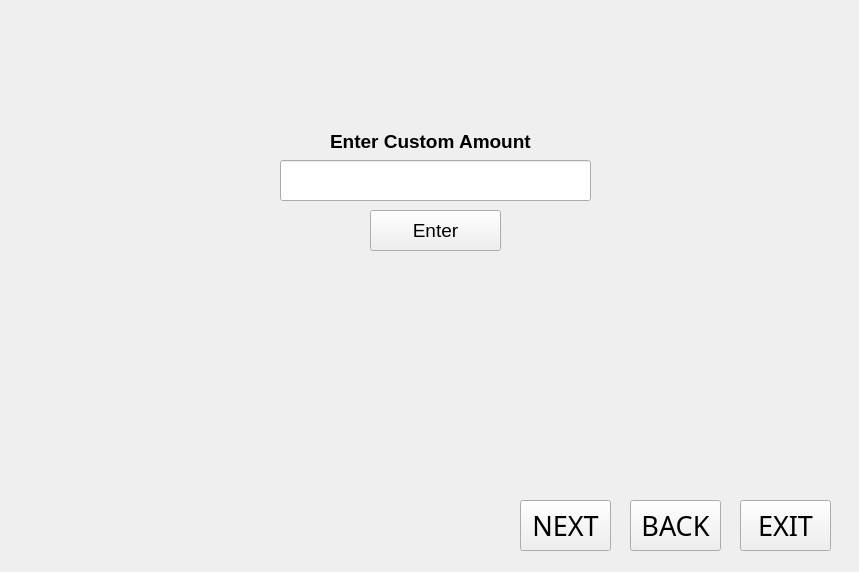
<?xml version="1.0" encoding="UTF-8"?>
<ui version="4.0">
 <class>cusWithForm</class>
 <widget class="QWidget" name="cusWithForm">
  <property name="geometry">
   <rect>
    <x>0</x>
    <y>0</y>
    <width>859</width>
    <height>572</height>
   </rect>
  </property>
  <property name="sizePolicy">
   <sizepolicy hsizetype="Fixed" vsizetype="Fixed">
    <horstretch>0</horstretch>
    <verstretch>0</verstretch>
   </sizepolicy>
  </property>
  <property name="minimumSize">
   <size>
    <width>859</width>
    <height>572</height>
   </size>
  </property>
  <property name="maximumSize">
   <size>
    <width>859</width>
    <height>572</height>
   </size>
  </property>
  <property name="windowTitle">
   <string>VisionBank ATM</string>
  </property>
  <property name="windowIcon">
   <iconset>
    <normaloff>python.png</normaloff>python.png</iconset>
  </property>
  <widget class="QLineEdit" name="lineEdit">
   <property name="geometry">
    <rect>
     <x>280</x>
     <y>160</y>
     <width>311</width>
     <height>41</height>
    </rect>
   </property>
   <property name="minimumSize">
    <size>
     <width>311</width>
     <height>41</height>
    </size>
   </property>
   <property name="font">
    <font>
     <pointsize>14</pointsize>
    </font>
   </property>
   <property name="maxLength">
    <number>12</number>
   </property>
  </widget>
  <widget class="QLabel" name="label">
   <property name="geometry">
    <rect>
     <x>330</x>
     <y>130</y>
     <width>211</width>
     <height>20</height>
    </rect>
   </property>
   <property name="font">
    <font>
     <pointsize>14</pointsize>
     <weight>75</weight>
     <bold>true</bold>
    </font>
   </property>
   <property name="text">
    <string>&lt;html&gt;&lt;head/&gt;&lt;body&gt;&lt;p&gt;&lt;span style=&quot; font-weight:600;&quot;&gt;Enter Custom Amount&lt;/span&gt;&lt;/p&gt;&lt;/body&gt;&lt;/html&gt;</string>
   </property>
  </widget>
  <widget class="QPushButton" name="EnterBtn">
   <property name="geometry">
    <rect>
     <x>370</x>
     <y>210</y>
     <width>131</width>
     <height>41</height>
    </rect>
   </property>
   <property name="font">
    <font>
     <pointsize>14</pointsize>
    </font>
   </property>
   <property name="text">
    <string>Enter</string>
   </property>
   <property name="flat">
    <bool>false</bool>
   </property>
  </widget>
  <widget class="QPushButton" name="backBtn">
   <property name="geometry">
    <rect>
     <x>630</x>
     <y>500</y>
     <width>91</width>
     <height>51</height>
    </rect>
   </property>
   <property name="font">
    <font>
     <family>Yoxall</family>
     <pointsize>20</pointsize>
     <weight>50</weight>
     <bold>false</bold>
    </font>
   </property>
   <property name="text">
    <string>BACK</string>
   </property>
  </widget>
  <widget class="QPushButton" name="nextBtn">
   <property name="geometry">
    <rect>
     <x>520</x>
     <y>500</y>
     <width>91</width>
     <height>51</height>
    </rect>
   </property>
   <property name="font">
    <font>
     <family>Yoxall</family>
     <pointsize>20</pointsize>
     <weight>50</weight>
     <bold>false</bold>
    </font>
   </property>
   <property name="text">
    <string>NEXT</string>
   </property>
  </widget>
  <widget class="QPushButton" name="exitBtn">
   <property name="geometry">
    <rect>
     <x>740</x>
     <y>500</y>
     <width>91</width>
     <height>51</height>
    </rect>
   </property>
   <property name="font">
    <font>
     <family>Yoxall</family>
     <pointsize>20</pointsize>
     <weight>50</weight>
     <bold>false</bold>
    </font>
   </property>
   <property name="text">
    <string>EXIT</string>
   </property>
  </widget>
 </widget>
 <resources/>
 <connections/>
</ui>
